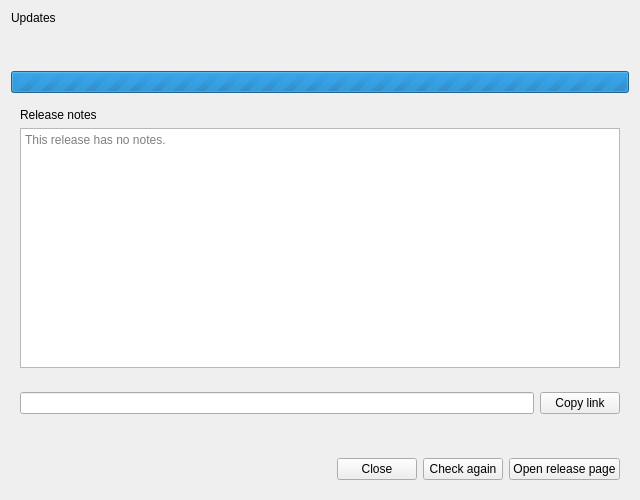
<?xml version="1.0" encoding="UTF-8"?>
<ui version="4.0">
 <class>updateWidget</class>
 <widget class="QWidget" name="updateWidget">
  <property name="geometry"><rect><x>0</x><y>0</y><width>640</width><height>500</height></rect></property>
  <property name="windowTitle"><string>VLC updates</string></property>
  <layout class="QVBoxLayout" name="updateLayout" stretch="0,0,0,0,1,0,0,0,0">
   <item><widget class="QLabel" name="updateTitle"><property name="text"><string>Updates</string></property><property name="textFormat"><enum>Qt::PlainText</enum></property><property name="wordWrap"><bool>true</bool></property></widget></item>
   <item><widget class="QLabel" name="updateSummary"><property name="textFormat"><enum>Qt::PlainText</enum></property><property name="wordWrap"><bool>true</bool></property><property name="textInteractionFlags"><set>Qt::TextSelectableByMouse|Qt::TextSelectableByKeyboard</set></property></widget></item>
   <item><widget class="QLabel" name="updateSubtitle"><property name="textFormat"><enum>Qt::PlainText</enum></property><property name="wordWrap"><bool>true</bool></property><property name="textInteractionFlags"><set>Qt::TextSelectableByMouse|Qt::TextSelectableByKeyboard</set></property></widget></item>
   <item><widget class="QProgressBar" name="updateProgress"><property name="maximum"><number>0</number></property><property name="textVisible"><bool>false</bool></property></widget></item>
   <item><widget class="QWidget" name="updateReleaseDetails"><layout class="QVBoxLayout" name="releaseLayout" stretch="0,1">
    <item><widget class="QLabel" name="updateNotesHeading"><property name="text"><string>Release notes</string></property></widget></item>
    <item><widget class="QPlainTextEdit" name="updateNotes"><property name="readOnly"><bool>true</bool></property><property name="tabChangesFocus"><bool>true</bool></property><property name="undoRedoEnabled"><bool>false</bool></property><property name="accessibleName"><string>Release notes</string></property><property name="placeholderText"><string>This release has no notes.</string></property></widget></item>
   </layout></widget></item>
   <item><widget class="QWidget" name="updateReleaseLink"><layout class="QHBoxLayout" name="releaseLinkLayout">
    <item><widget class="QLineEdit" name="updateReleaseUrl"><property name="readOnly"><bool>true</bool></property><property name="accessibleName"><string>Release page</string></property></widget></item>
    <item><widget class="QPushButton" name="updateCopyLink"><property name="text"><string>Copy link</string></property></widget></item>
   </layout></widget></item>
   <item><widget class="QLabel" name="updateFeedback"><property name="textFormat"><enum>Qt::PlainText</enum></property><property name="wordWrap"><bool>true</bool></property><property name="textInteractionFlags"><set>Qt::TextSelectableByMouse|Qt::TextSelectableByKeyboard</set></property></widget></item>
   <item><spacer name="updateSpacer"><property name="orientation"><enum>Qt::Vertical</enum></property><property name="sizeHint" stdset="0"><size><width>0</width><height>0</height></size></property></spacer></item>
   <item><widget class="QWidget" name="updateActionBar"><layout class="QHBoxLayout" name="updateActions">
    <item><spacer name="actionsSpacer"><property name="orientation"><enum>Qt::Horizontal</enum></property><property name="sizeHint" stdset="0"><size><width>0</width><height>0</height></size></property></spacer></item>
    <item><widget class="QPushButton" name="updateClose"><property name="text"><string>Close</string></property></widget></item>
    <item><widget class="QPushButton" name="updateCheck"><property name="text"><string>Check again</string></property></widget></item>
    <item><widget class="QPushButton" name="updateOpenRelease"><property name="text"><string>Open release page</string></property></widget></item>
   </layout></widget></item>
  </layout>
 </widget>
 <resources/>
 <connections/>
</ui>
